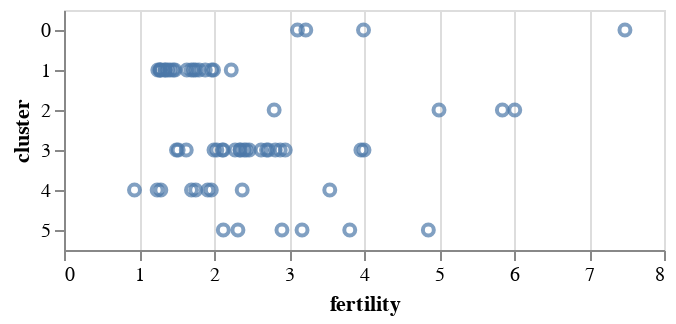

The code cell stored with this chart in its notebook:
### Code cell
alt.Chart(data2000).mark_point().encode(
    alt.X('fertility:Q'),
    alt.Y('cluster:O') # O = Ordinal
)

### Figure 1 — Vega-Lite specification as saved in the notebook (floating-point values rounded to 4 significant figures)
{"config": {"view": {"continuousWidth": 300, "continuousHeight": 300}}, "data": {"name": "data-fdeb0b749a6385830bd1445d39ad6ea0"}, "mark": {"type": "point"}, "encoding": {"x": {"field": "fertility", "type": "quantitative"}, "y": {"field": "cluster", "type": "ordinal"}}, "$schema": "https://vega.github.io/schema/vega-lite/v5.16.3.json", "datasets": {"data-fdeb0b749a6385830bd1445d39ad6ea0": [{"year": 2000, "country": "Afghanistan", "cluster": 0, "pop": 23898198, "life_expect": 42.13, "fertility": 7.479}, {"year": 2000, "country": "Argentina", "cluster": 3, "pop": 37497728, "life_expect": 74.34, "fertility": 2.35}, {"year": 2000, "country": "Aruba", "cluster": 3, "pop": 69539, "life_expect": 73.45, "fertility": 2.124}, {"year": 2000, "country": "Australia", "cluster": 4, "pop": 19164620, "life_expect": 80.37, "fertility": 1.756}, {"year": 2000, "country": "Austria", "cluster": 1, "pop": 8113413, "life_expect": 78.98, "fertility": 1.382}, {"year": 2000, "country": "Bahamas", "cluster": 3, "pop": 290075, "life_expect": 71.07, "fertility": 2.111}, {"year": 2000, "country": "Bangladesh", "cluster": 0, "pop": 130406594, "life_expect": 62.01, "fertility": 3.224}, {"year": 2000, "country": "Barbados", "cluster": 3, "pop": 273483, "life_expect": 75.97, "fertility": 1.5}, {"year": 2000, "country": "Belgium", "cluster": 1, "pop": 10263618, "life_expect": 78.32, "fertility": 1.638}, {"year": 2000, "country": "Bolivia", "cluster": 3, "pop": 8152620, "life_expect": 63.88, "fertility": 3.958}, {"year": 2000, "country": "Brazil", "cluster": 3, "pop": 175552771, "life_expect": 71.01, "fertility": 2.345}, {"year": 2000, "country": "Canada", "cluster": 3, "pop": 31278097, "life_expect": 79.77, "fertility": 1.522}, {"year": 2000, "country": "Chile", "cluster": 3, "pop": 15153450, "life_expect": 77.86, "fertility": 2.0}, {"year": 2000, "country": "China", "cluster": 4, "pop": 1262645000, "life_expect": 72.03, "fertility": 1.7}, {"year": 2000, "country": "Colombia", "cluster": 3, "pop": 39685655, "life_expect": 71.68, "fertility": 2.47}, {"year": 2000, "country": "Costa Rica", "cluster": 3, "pop": 3710558, "life_expect": 78.12, "fertility": 2.281}, {"year": 2000, "country": "Croatia", "cluster": 1, "pop": 4410830, "life_expect": 74.88, "fertility": 1.348}, {"year": 2000, "country": "Cuba", "cluster": 3, "pop": 11134273, "life_expect": 77.16, "fertility": 1.63}, {"year": 2000, "country": "Dominican Republic", "cluster": 3, "pop": 8385828, "life_expect": 70.85, "fertility": 2.95}, {"year": 2000, "country": "Ecuador", "cluster": 3, "pop": 12505204, "life_expect": 74.17, "fertility": 2.817}, {"year": 2000, "country": "Egypt", "cluster": 5, "pop": 70492342, "life_expect": 69.81, "fertility": 3.174}, {"year": 2000, "country": "El Salvador", "cluster": 3, "pop": 6122515, "life_expect": 70.73, "fertility": 2.883}, {"year": 2000, "country": "Finland", "cluster": 1, "pop": 5168595, "life_expect": 78.37, "fertility": 1.754}, {"year": 2000, "country": "France", "cluster": 1, "pop": 59381628, "life_expect": 79.59, "fertility": 1.883}, {"year": 2000, "country": "Georgia", "cluster": 1, "pop": 4777209, "life_expect": 70.48, "fertility": 1.478}, {"year": 2000, "country": "Germany", "cluster": 1, "pop": 82187909, "life_expect": 78.67, "fertility": 1.346}, {"year": 2000, "country": "Greece", "cluster": 1, "pop": 10559110, "life_expect": 78.26, "fertility": 1.277}, {"year": 2000, "country": "Grenada", "cluster": 3, "pop": 89312, "life_expect": 67.75, "fertility": 2.429}, {"year": 2000, "country": "Haiti", "cluster": 3, "pop": 7306302, "life_expect": 58.14, "fertility": 4.0}, {"year": 2000, "country": "Hong Kong", "cluster": 4, "pop": 6658720, "life_expect": 81.5, "fertility": 0.94}, {"year": 2000, "country": "Iceland", "cluster": 1, "pop": 281043, "life_expect": 80.5, "fertility": 1.993}, {"year": 2000, "country": "India", "cluster": 0, "pop": 1007702000, "life_expect": 62.88, "fertility": 3.113}, {"year": 2000, "country": "Indonesia", "cluster": 4, "pop": 206265000, "life_expect": 68.59, "fertility": 2.376}, {"year": 2000, "country": "Iran", "cluster": 5, "pop": 65660289, "life_expect": 69.45, "fertility": 2.124}, {"year": 2000, "country": "Iraq", "cluster": 5, "pop": 22675617, "life_expect": 57.05, "fertility": 4.858}, {"year": 2000, "country": "Ireland", "cluster": 1, "pop": 3791690, "life_expect": 77.78, "fertility": 1.969}, {"year": 2000, "country": "Israel", "cluster": 5, "pop": 5842454, "life_expect": 79.7, "fertility": 2.906}, {"year": 2000, "country": "Italy", "cluster": 1, "pop": 57719337, "life_expect": 80.24, "fertility": 1.286}, {"year": 2000, "country": "Jamaica", "cluster": 3, "pop": 2615467, "life_expect": 72.05, "fertility": 2.628}, {"year": 2000, "country": "Japan", "cluster": 4, "pop": 126699784, "life_expect": 82.0, "fertility": 1.291}, {"year": 2000, "country": "Kenya", "cluster": 2, "pop": 29985839, "life_expect": 50.99, "fertility": 5.0}, {"year": 2000, "country": "South Korea", "cluster": 4, "pop": 21647682, "life_expect": 66.66, "fertility": 1.917}, {"year": 2000, "country": "North Korea", "cluster": 4, "pop": 47351083, "life_expect": 77.05, "fertility": 1.242}, {"year": 2000, "country": "Lebanon", "cluster": 5, "pop": 3578036, "life_expect": 71.03, "fertility": 2.319}, {"year": 2000, "country": "Mexico", "cluster": 3, "pop": 99926620, "life_expect": 74.9, "fertility": 2.401}, {"year": 2000, "country": "Netherlands", "cluster": 1, "pop": 15907853, "life_expect": 78.53, "fertility": 1.726}, {"year": 2000, "country": "New Zealand", "cluster": 4, "pop": 3819762, "life_expect": 79.11, "fertility": 1.964}, {"year": 2000, "country": "Nigeria", "cluster": 2, "pop": 114306700, "life_expect": 46.61, "fertility": 5.845}, {"year": 2000, "country": "Norway", "cluster": 1, "pop": 4492400, "life_expect": 79.05, "fertility": 1.801}, {"year": 2000, "country": "Pakistan", "cluster": 0, "pop": 146342958, "life_expect": 63.61, "fertility": 3.994}, {"year": 2000, "country": "Peru", "cluster": 3, "pop": 25979722, "life_expect": 69.91, "fertility": 2.7}, {"year": 2000, "country": "Philippines", "cluster": 4, "pop": 79739825, "life_expect": 70.3, "fertility": 3.544}, {"year": 2000, "country": "Poland", "cluster": 1, "pop": 38654164, "life_expect": 74.67, "fertility": 1.251}, {"year": 2000, "country": "Portugal", "cluster": 1, "pop": 10335597, "life_expect": 77.29, "fertility": 1.454}, {"year": 2000, "country": "Rwanda", "cluster": 2, "pop": 7507056, "life_expect": 43.41, "fertility": 6.01}, {"year": 2000, "country": "Saudi Arabia", "cluster": 5, "pop": 23153090, "life_expect": 71.63, "fertility": 3.81}, {"year": 2000, "country": "South Africa", "cluster": 2, "pop": 44066197, "life_expect": 53.37, "fertility": 2.802}, {"year": 2000, "country": "Spain", "cluster": 1, "pop": 40016081, "life_expect": 79.78, "fertility": 1.287}, {"year": 2000, "country": "Switzerland", "cluster": 1, "pop": 7266920, "life_expect": 80.62, "fertility": 1.415}, {"year": 2000, "country": "Turkey", "cluster": 1, "pop": 65666677, "life_expect": 70.84, "fertility": 2.23}, {"year": 2000, "country": "United Kingdom", "cluster": 1, "pop": 59522468, "life_expect": 78.47, "fertility": 1.695}, {"year": 2000, "country": "United States", "cluster": 3, "pop": 282338631, "life_expect": 77.31, "fertility": 2.038}, {"year": 2000, "country": "Venezuela", "cluster": 3, "pop": 23542649, "life_expect": 72.77, "fertility": 2.723}]}}
